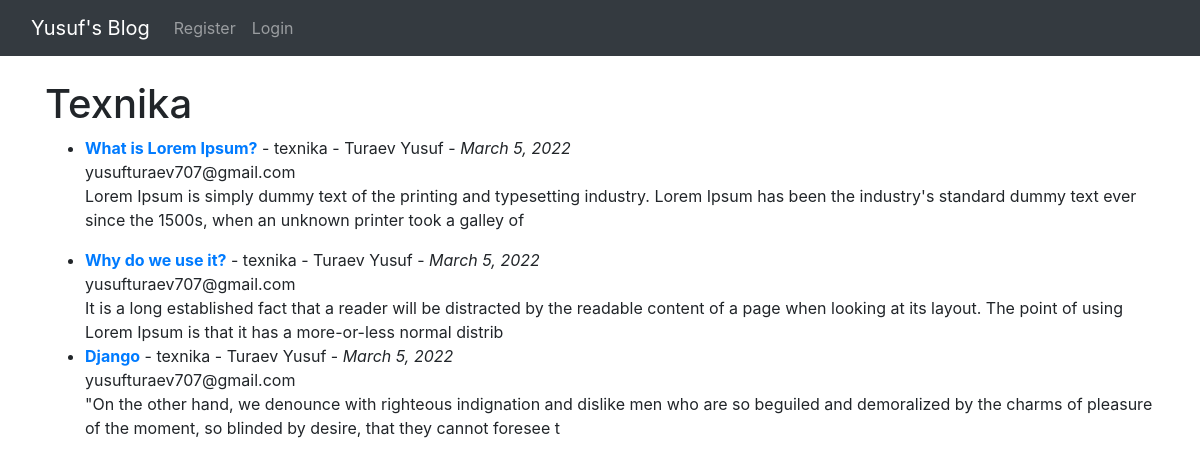
Screenshot of /category/texnika/ with the database file from the repository.
### blog/models.py (models this page shows, shortened)
class Category(models.Model):
    name = models.CharField(max_length=255)
    status = models.BooleanField(default=True)
    def __str__(self):
        return self.name

class Post(models.Model):
    title = models.CharField(max_length=255)
    header_image = models.ImageField(upload_to='images/', null=True, blank=True)
    tag = models.CharField(max_length=255, null=True, blank=True)
    author = models.ForeignKey(User, on_delete=models.CASCADE)
    body = RichTextField(blank=True, null=True)
    post_date = models.DateField(auto_now_add=True)
    category = models.ForeignKey(Category, on_delete=models.CASCADE, null=True, blank=True)
    snippet = models.CharField(max_length=255, default='Click Link Above To Read Blog Post...')
    likes = models.ManyToManyField(User, related_name='blog_posts')

### blog/views.py (the view)
# urls.py: path('category/<str:cats>/', CategoryView, name="category"),
def CategoryView(requests, cats):
    category_posts = Post.objects.filter(category__name=cats.replace('-', ' '))
    data = {
        "category_posts": category_posts,
        "cats": cats.title().replace('-', ' ')
    }
    return render(requests, "blog/category.html", context=data)

### blog/templates/blog/category.html (shortened to what this page needs)
{% extends "base.html" %}
{% block content %}
    {% if category_posts %}
        <h1>{{ cats }}</h1>
        <ul>
            {% for post in category_posts %}
                <li>
                    <b><a href="{% url 'article-detail' post.pk %}">{{ post.title }}</a></b> - {{ post.category }}
                    - {{ post.author.first_name }}
                    {{ post.author.last_name }} - <span><i>{{ post.post_date }}</i></span>
                    <br>
                    {{ post.author.email }}
                    <br>
                    {{ post.body|safe|slice:":200" }}
                </li>
            {% endfor %}
        </ul>
    {% else %}
        <h2>Sorry this page does not exist...</h2>
    {% endif %}
{% endblock %}}

### rows the page displays
Category: name "Texnika"
Post: title "What is Lorem Ipsum?", category "texnika", author.first_name "Turaev", author.last_name "Yusuf", post_date "March 5, 2022", author.email "yusufturaev707@gmail.com", body "Lorem Ipsum is simply dummy text of the printing and typesetting industry. Lorem Ipsum has been the industry's standard dummy text ever since the 1500s, when an unknown printer took a galley of"
Post: title "Why do we use it?", category "texnika", author.first_name "Turaev", author.last_name "Yusuf", post_date "March 5, 2022", author.email "yusufturaev707@gmail.com", body "It is a long established fact that a reader will be distracted by the readable content of a page when looking at its layout. The point of using Lorem Ipsum is that it has a more-or-less normal distrib"
Post: title "Django", category "texnika", author.first_name "Turaev", author.last_name "Yusuf", post_date "March 5, 2022", author.email "yusufturaev707@gmail.com", body "\"On the other hand, we denounce with righteous indignation and dislike men who are so beguiled and demoralized by the charms of pleasure of the moment, so blinded by desire, that they cannot foresee t"
